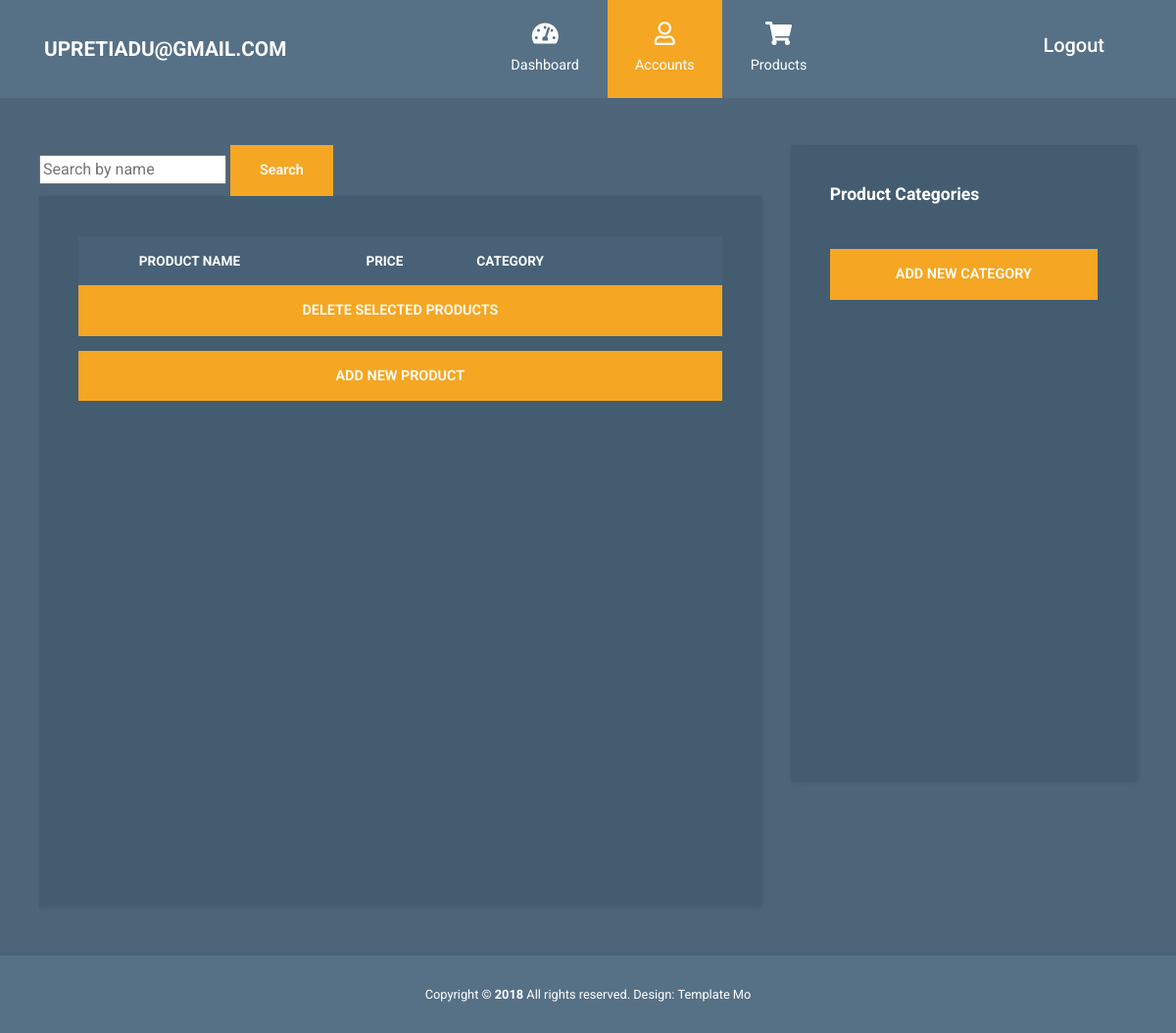
Page /admin-dashboard/product/ (signed in) on the earlier database version.
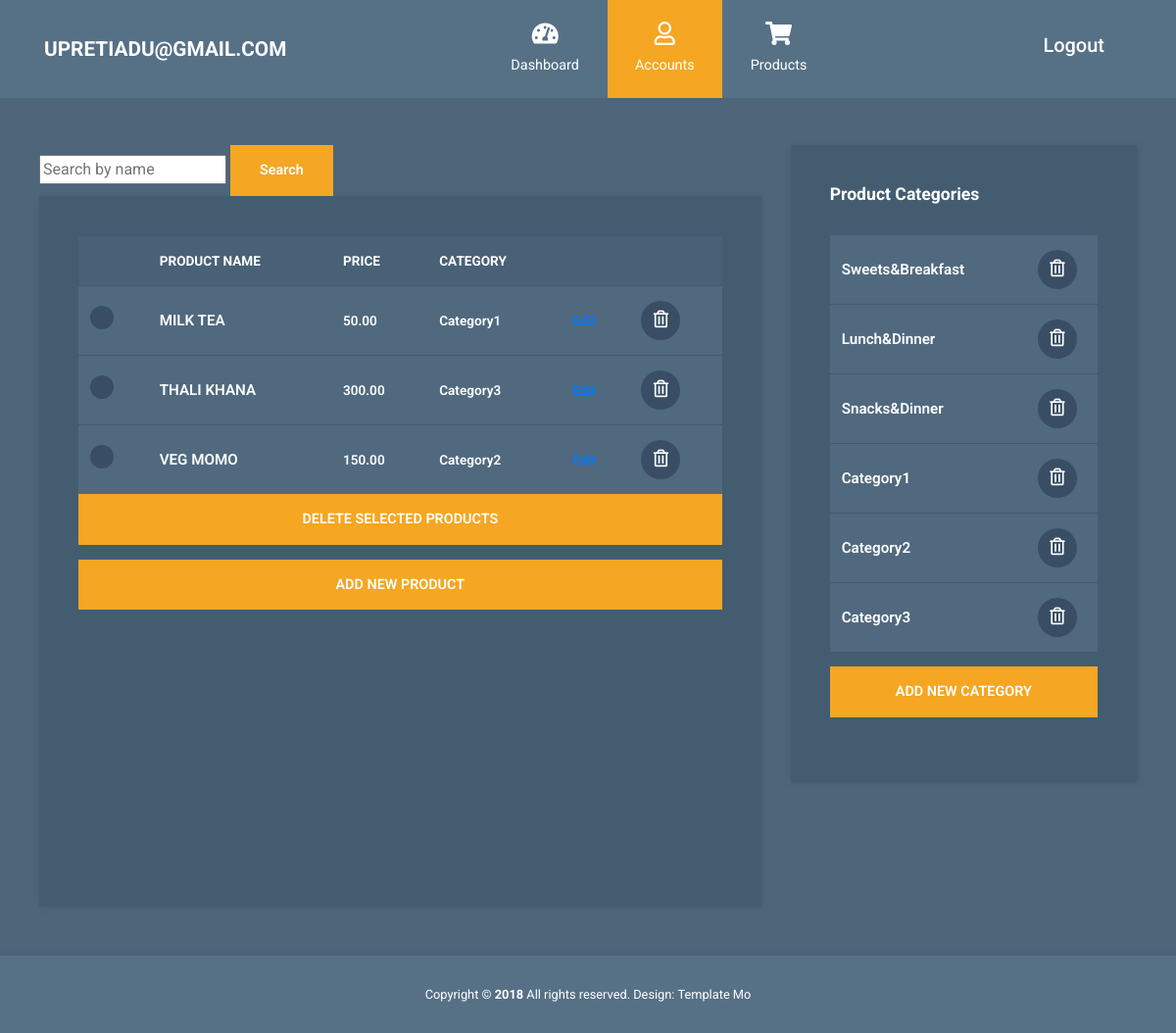
Same page on the later database version.
### adminpage/models.py (models this page shows, shortened)
class Products(models.Model):
    name = models.CharField(max_length=1000)
    image = models.ImageField(upload_to='product/image')
    description = models.TextField(max_length=50)
    price = models.DecimalField(max_digits=10, decimal_places=2, default=0.00)
    category = models.ForeignKey(Category, on_delete=models.CASCADE, null=True, related_name="products")

class Category(models.Model):
   cat_name = models.CharField(max_length=200)
   def __str__(self):
        return self.cat_name

### adminpage/views.py (the view)
# urls.py: path('product/',A_product, name="admin_product"),
@login_required
def A_product(request):
    category_list = Category.objects.all()
    query = request.GET.get('q')
    if query:
        product_list =  Products.objects.filter(
            Q(name__icontains=query)
        ).order_by('name')
    else:
        product_list = Products.objects.all()
    datas = {
        'categories': category_list,
        'products': product_list,
        'query': query,
    }
    return render(request, "adminfile/products.html", datas)

### templates/adminfile/products.html (shortened to what this page needs)
{% extends 'adminfile/ad_parent.html' %}
{% load static %}
{% block contents %}
<div class="container mt-5">
  <div class="row tm-content-row">
    <div class="col-sm-12 col-md-12 col-lg-8 col-xl-8 tm-block-col">
      <form method="GET" action="{% url 'admin_product' %}">
        <input type="text" name="q" placeholder="Search by name" value="{{ query|default_if_none:'' }}">
        <button type="submit" class="btn btn-primary">Search</button>
      </form>
      <div class="tm-bg-primary-dark tm-block tm-block-products">
        <div class="tm-product-table-container">
          <form id="delete-form" method="POST" action="{% url 'delete_selected_products' %}">
            <table class="table table-hover tm-table-small tm-product-table">
              <thead>
                <tr>
                  <th scope="col">&nbsp;</th>
                  <th scope="col">PRODUCT NAME</th>
                  <th scope="col">PRICE</th>
                  <th scope="col">CATEGORY</th>
                  <th scope="col"></th>
                  <th scope="col">&nbsp;</th>
                </tr>
              </thead>
              <tbody>
                {% for product in products %}
                <tr>
                  <th scope="row"><input type="checkbox" name="selected_products" value="{{ product.id }}" /></th>
                  <td class="tm-product-name">{{ product.name }}</td>
                  <td>{{ product.price }}</td>
                  <td>{{ product.category }}</td>
                  <td><a href="{% url 'update_product' product.id %}">Edit</a></td>
                  <td>
                    <a href="#" class="tm-product-delete-link" onclick="deleteSingleProduct({{ product.id }})">
                      <i class="far fa-trash-alt tm-product-delete-icon"></i>
                    </a>
                  </td>
                </tr>
                {% endfor %}
              </tbody>
            </table>
            <button type="button" class="btn btn-primary btn-block text-uppercase" onclick="deleteSelectedProducts()">
              Delete selected products
            </button>
          </form>
        </div>
        <a href="{% url 'product_form' %}" class="btn btn-primary btn-block text-uppercase mb-3">Add new product</a>
      </div>
    </div>
    <div class="col-sm-12 col-md-12 col-lg-4 col-xl-4 tm-block-col">
      <div class="tm-bg-primary-dark tm-block tm-block-product-categories">
        <h2 class="tm-block-title">Product Categories</h2>
        <div class="tm-product-table-container">
          <table class="table tm-table-small tm-product-table">
            <tbody>
              {% for i in categories %}
              <tr>
                <td class="tm-product-name">{{ i.cat_name }}</td>
                <td class="text-center">
                  <a href="{% url 'delete_category' i.id %}" class="tm-product-delete-link" onclick="return confirm('Are you sure you want to delete this category?');">
                    <i class="far fa-trash-alt tm-product-delete-icon"></i>
                  </a>
                </td>
              </tr>
              {% endfor %}
            </tbody>
          </table>
        </div>
        <a href="{% url 'AddCategory' %}" class="btn btn-primary btn-block text-uppercase mb-3">Add new category</a>
      </div>
    </div>
  </div>
</div>
{% endblock %}

Differences in the rows shown:
added Products: name "MILK TEA", price "50.00", category "Category1"
added Products: name "THALI KHANA", price "300.00", category "Category3"
added Products: name "VEG MOMO", price "150.00", category "Category2"
added Category: cat_name "Sweets&Breakfast"
added Category: cat_name "Lunch&Dinner"
added Category: cat_name "Snacks&Dinner"
added Category: cat_name "Category1"
added Category: cat_name "Category2"
added Category: cat_name "Category3"
